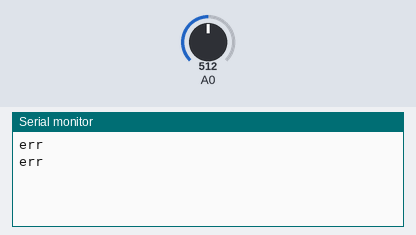
A sketch run on a simulated Arduino Uno, built with avr-gcc and run on an emulated ATmega328P. On the bench: the last lines printed to the serial monitor. Inputs (shaded band) come from the test bench; at power-on: A0 = 512.

Above: at 1.8 s.
1.9 s: A0 set to 591
At 2.8 s:
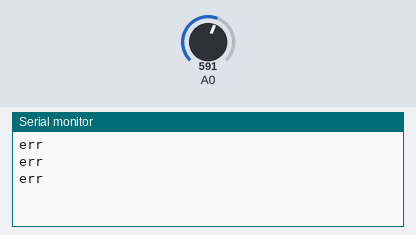
3.4 s: A0 set to 623
At 4.8 s:
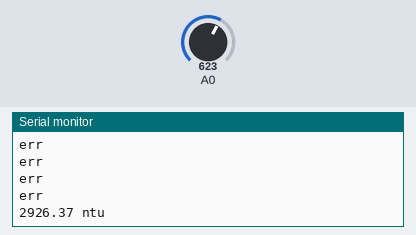

Measured:
- the behaviour switches between 607 and 608 on A0 (found by bisection; images 1 and 2)
- after the input at 3.4 s, the serial monitor: prints a new line after 0.60 s (image 2)

The sketch:

LGZD.ino
```cpp
String ntu;

void setup()
{
  Serial.begin(115200);
}

void loop()
{
  ntu=getNTU();
  Serial.println(ntu);
  delay(1000);
}

String getNTU()
{
  float vol=((float)analogRead(A0)/1024.0)*5.0;
  float fntu=-1120.4*square(vol)+5742.3*vol-4353.8;
  fntu+=180;
  if(fntu>0&&fntu<=3000)
  {
    return String(fntu)+" ntu";
  }
  else
  {
    return "err";
  }
}
```
